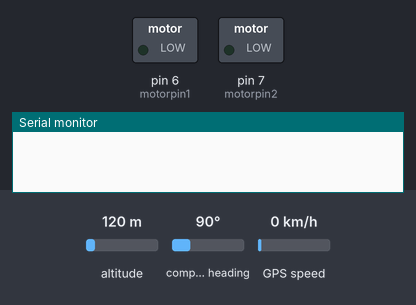
Simulated run of this sketch. Board: Arduino Uno, built with avr-gcc and run on an emulated ATmega328P. On the bench: switched loads named in the sketch (green lamp = pin HIGH), the last lines printed to the serial monitor. The test bench sets the inputs (shaded band); at power-on: altitude 120 m, compass heading 90°, GPS speed 0 km/h. The GPS gets a fix after 3 s at 37.7749, -122.4194 with 8 satellites.

Above: at 0.1 s.
At 5.1 s:
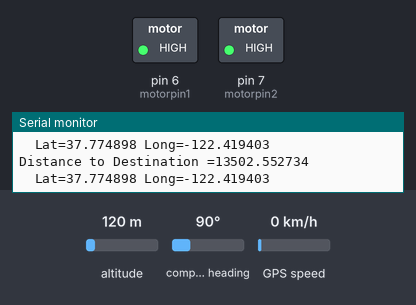
Timing chart, 0 to 6.6 s (numbered marks = the images above):
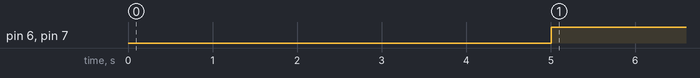

The sketch:

Destination_notifier_motor.ino
```cpp
#include <TinyGPS++.h>
#include <SoftwareSerial.h>

static const int RXPin = 4, TXPin = 3;
static const uint32_t GPSBaud = 9600;

// The TinyGPS++ object
TinyGPSPlus gps;

// The serial connection to the GPS device
SoftwareSerial ss(RXPin, TXPin);

// For stats that happen every 5 seconds
unsigned long last = 0UL;


int motorpin1=6;
int motorpin2=7;


void setup()
{
  Serial.begin(115200);
  ss.begin(GPSBaud);

pinMode(motorpin1,OUTPUT);
pinMode(motorpin2,OUTPUT);

}

void loop()
{
  // Dispatch incoming characters
  while (ss.available() > 0)
    gps.encode(ss.read());

  if (gps.location.isUpdated())
  {

    Serial.print(F("  Lat="));
    Serial.print(gps.location.lat(), 6);
    Serial.print(F(" Long="));
    Serial.println(gps.location.lng(), 6);
  }


  else if (millis() - last > 5000)
  {
    Serial.println();
    if (gps.location.isValid())
    {

      // replace 'Dest_LAT' and 'Dest_LON' values basedon your location
      // you can find Latitude and Longitude from Read_Lat_Lng.ino
      static const double Dest_LAT = 18.786254, Dest_LON = 73.880798;
      double distanceToDest =
        TinyGPSPlus::distanceBetween(
          gps.location.lat(),
          gps.location.lng(),
          Dest_LAT,
          Dest_LON);


      Serial.print(F("Distance to Destination ="));
      Serial.print(distanceToDest/1000, 6);       // *Prints distance to destination

      if(distanceToDest/1000 < 0.050000)   //Here when distanceToDest/1000 is less than  0.050000  LED turns on . So change *distance to destination as per your requirement.
      {

  digitalWrite(motorpin1,LOW);
  digitalWrite(motorpin2,HIGH);
      }
      else
      {
       digitalWrite(motorpin1,HIGH);
       digitalWrite(motorpin2,HIGH);
      }
    }


    if (gps.charsProcessed() < 10)
      Serial.println(F("WARNING: No GPS data.  Check wiring."));

    last = millis();
    Serial.println();
  }
}
```

Measured:
- by itself, pin 6 (motorpin1), pin 7 (motorpin2): LOW → HIGH at 5.0 s
